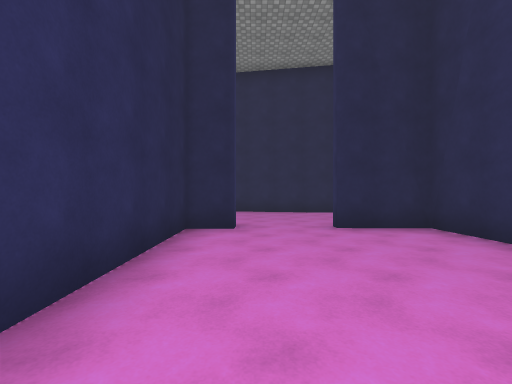
View 1 (above)

21 first-person views from a walk through a Unity game level. The camera is 1.4 m above the floor, looks level and sees 90° across. The floor is counted in squares, 2 m on a side. Each view is taken from the middle of a square. On the plan, view 1 faces up. The plan holds only what a view shows up to about 9 squares ahead; the rest is blank. The place goes on beyond the plan. The player is left out. Surface patterns are stand-ins for the level's own textures.

View 2
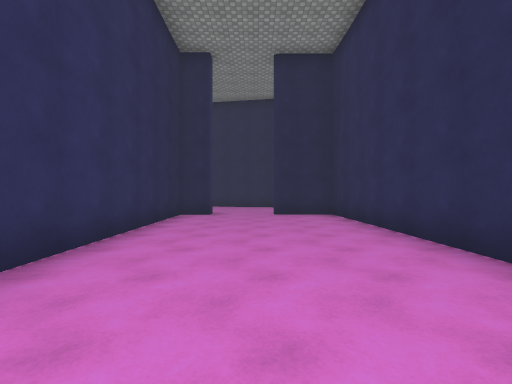

View 3
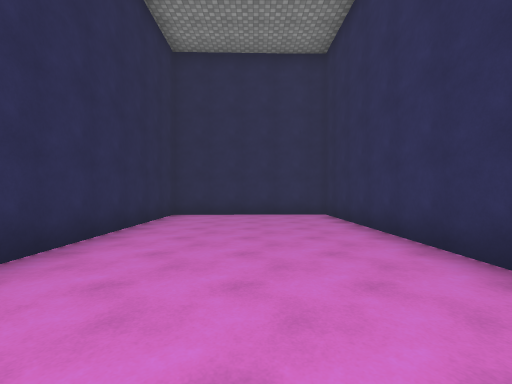

View 4
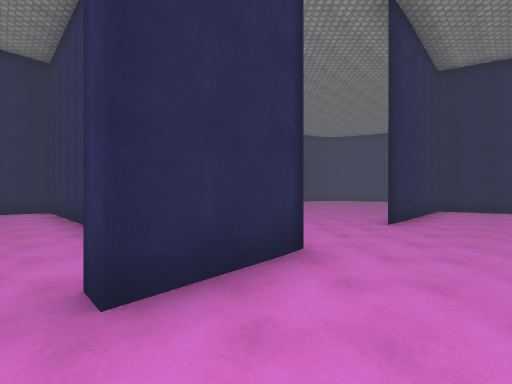

View 5
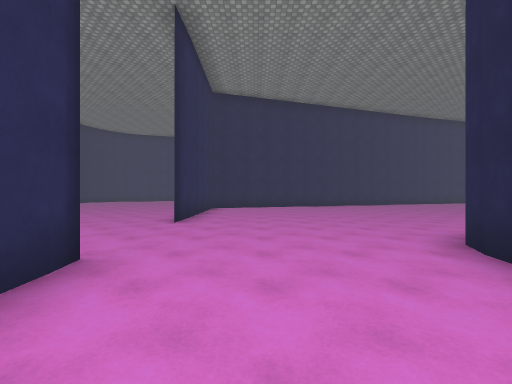

View 6
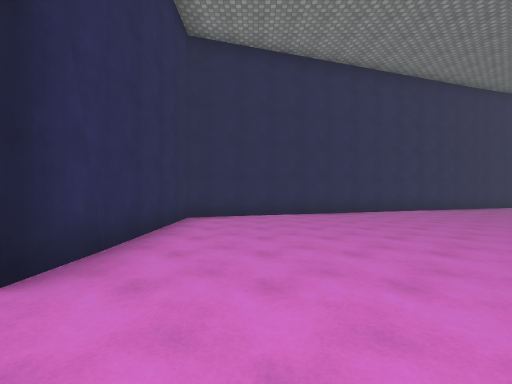

View 7
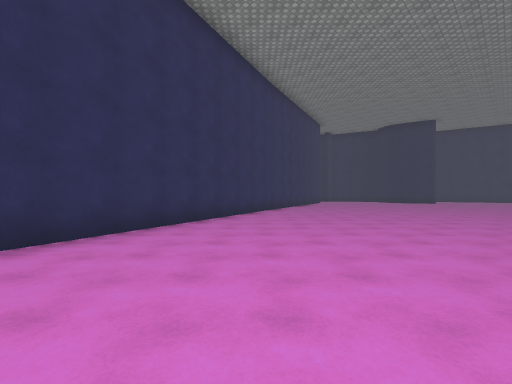

View 8
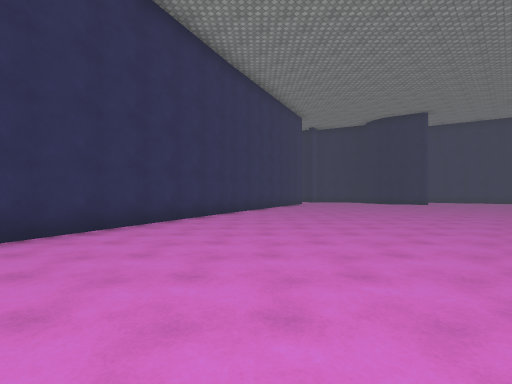

View 9
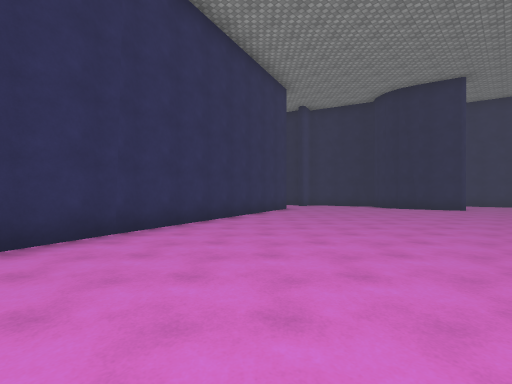

View 10
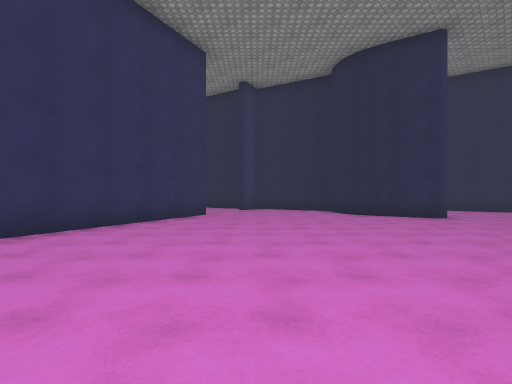

View 11
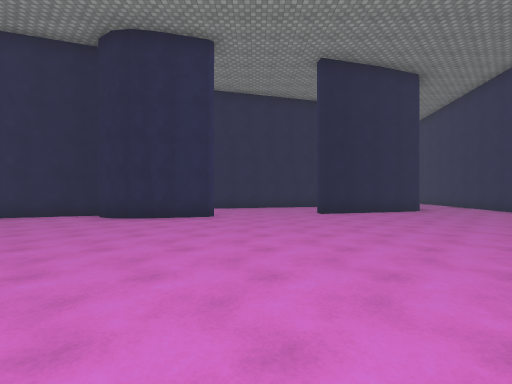

View 12
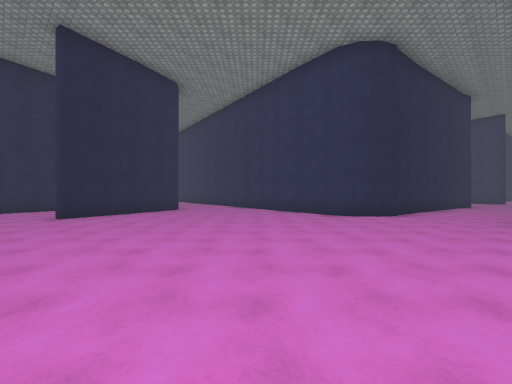

View 13
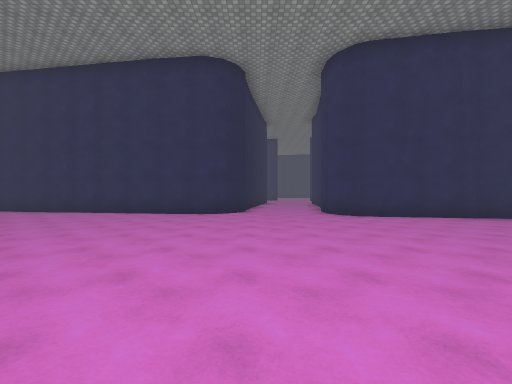

View 14
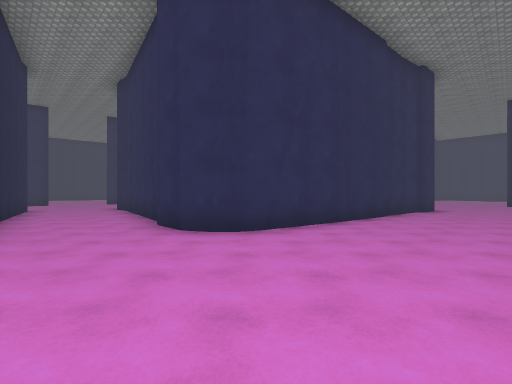

View 15
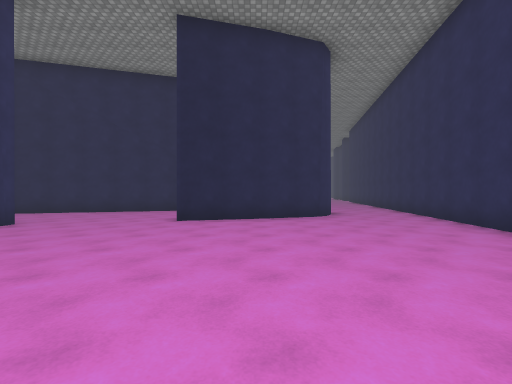

View 16
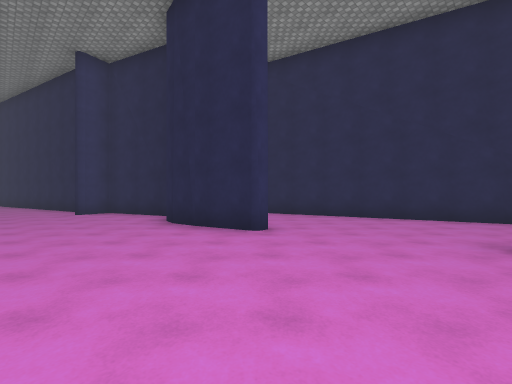

View 17
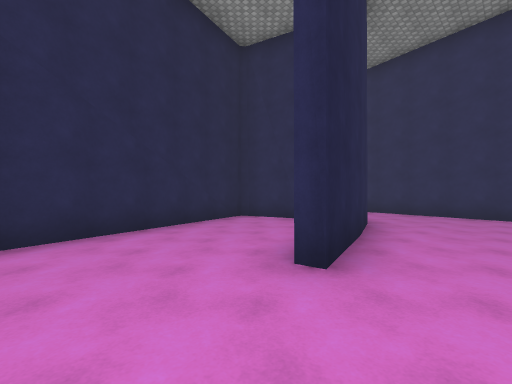

View 18
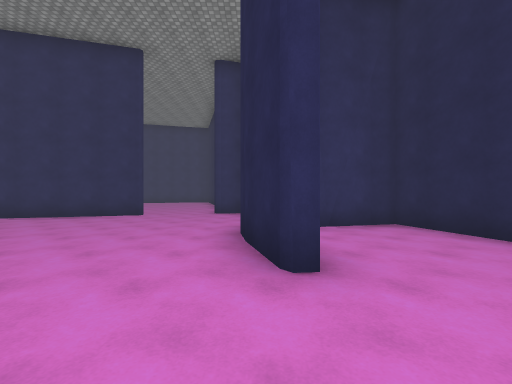

View 19
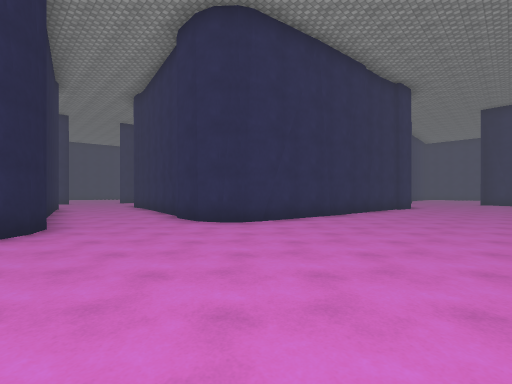

View 20
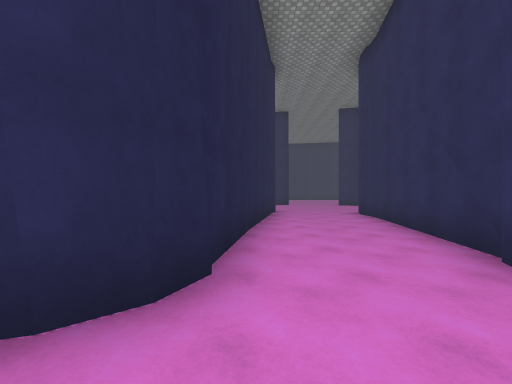

View 21
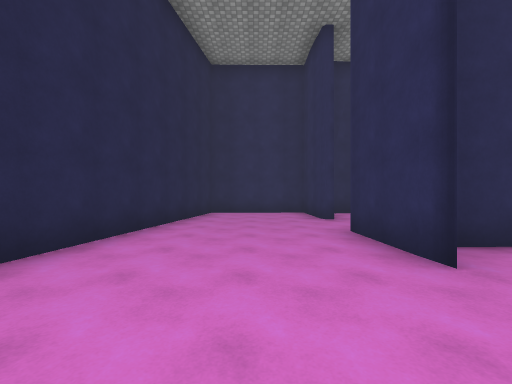

### Floor plan
Points are (right, up) in squares from view 1. A wall is a line through its corners. A room is listed if a view was taken in it or the views show most of it. See-through windows are left out.
Room 1 (views 1, 2, 3)
walls: (-0.4, 4.9) (-1.3, 5) (-1.2, -4) (3.5, -3.9) (3.4, 4.9) (1.9, 4.9)
ways out: opening at (0.5, 5) to room 2
Room 2 (views 4, 5, 6, 7, 8, 9, 10, 11, 12, 13, 14, 15, 16, 17, 18, 19, 20, 21)
walls: (-2.8, 18.5) (-2.6, 19) (-2.3, 19.4) (-1.7, 19.7) (-0.6, 19.6); (-3.5, 14.1) (-2.8, 18.9); (-0.4, 19.4) (4.1, 18.7); (-0.7, 22.3) (-1.4, 22.6) (-1.7, 23.1) (-2, 23.8) (-0.8, 31); (-3.8, 12.1) (-3.5, 14); (-4, 11.3) (-3.9, 11.8); (-11.2, 27.2) (-12.7, 26.8); (-12.6, 26.9) (-13.4, 26.7) (-13.9, 26.8) (-14.3, 27.1) (-14.7, 27.6) (-17.5, 26.6) (-17.3, 25.8); (-2.9, 9.6) (-3.4, 9.8); (-17, 23.4) (-11, 5.1) (-6.8, 5.2); (4, 18.7) (4.5, 18.7); (-3.9, 29.6) (-4.3, 29.2) (-7.9, 28.2) (-8, 28.6); (4.5, 21.8) (-0.6, 22.4); (-4.4, 31) (-4.8, 32.5); (-5.1, 32.7) (-14.6, 30) (-14.1, 28.2); (-7, 5) (-5.8, 5.1); (-2.7, 5.2) (-0.4, 5.3) (-0.4, 4.9); (1.7, 5.4) (3.7, 5.5) (3.6, 8.5) (-3, 9.6)
ways out: opening at (0.5, 5) to room 1; opening at (-17.5, 24.5); opening at (-4, 5); opening at (-2.5, 31.5)

Positions as (right, up) in squares from view 1, and headings:
1: (0, 0), facing up
2: (1, -3), facing up
3: (1, 4), facing down
4: (0, 7), facing down-left
5: (0, 7), facing left
6: (-4, 7), facing left
7: (-8, 9), facing up-left
8: (-8, 11), facing up-left
9: (-10, 15), facing up-left
10: (-10, 19), facing up-left
11: (-10, 20), facing up
12: (-9, 20), facing up-right
13: (-10, 22), facing right
14: (-6, 22), facing down-right
15: (-6, 22), facing up
16: (-8, 24), facing up-left
17: (-10, 27), facing up-right
18: (-9, 27), facing left
19: (-7, 23), facing down-right
20: (-3, 22), facing right
21: (-5, 7), facing right
